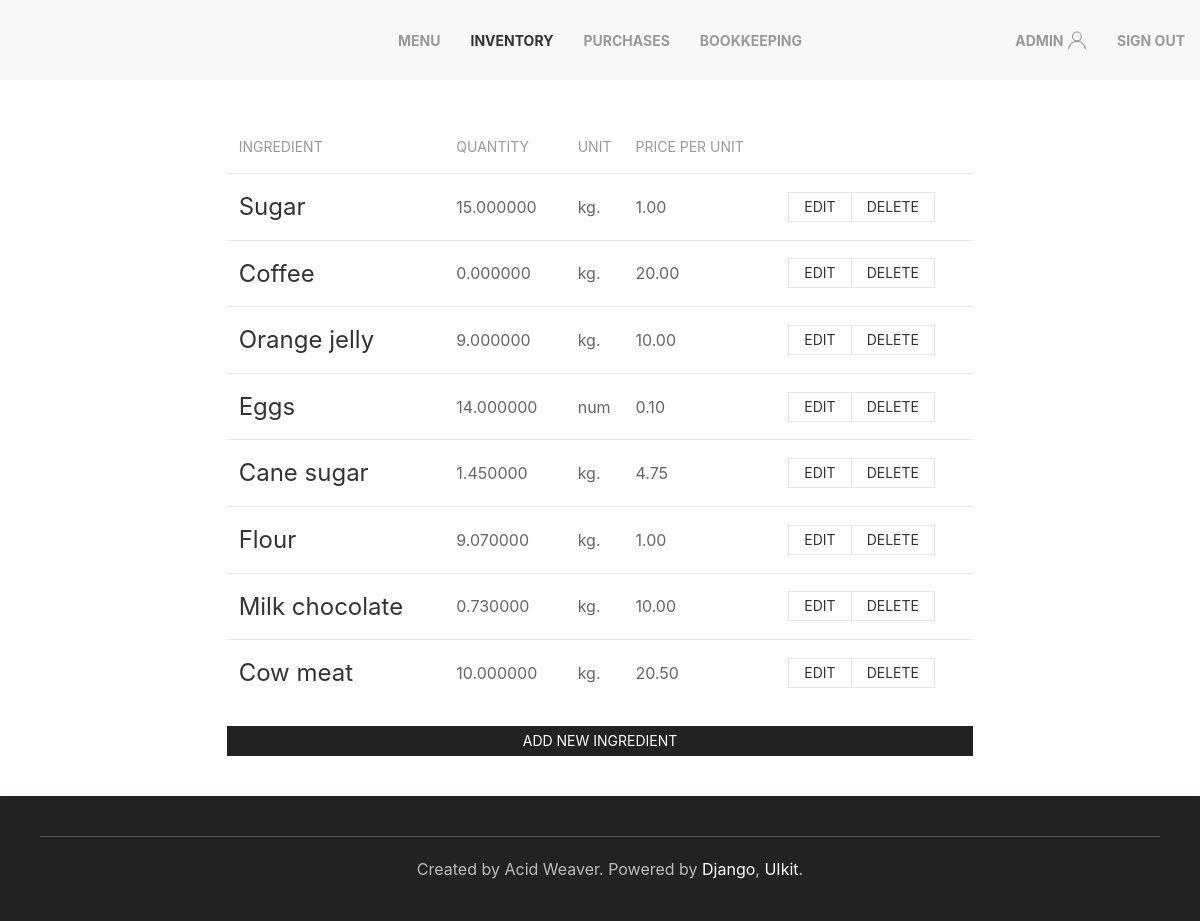
/inventory (signed in), run on the app's committed database.
### inventory/models.py (models this page shows, shortened)
class Ingredient(models.Model):
	title = models.CharField(max_length=63, unique=True)
	quantity = models.DecimalField(max_digits=12, decimal_places=6, default=0)
	class PossibleUnits(models.TextChoices):
		GRAM = 'g.', _('grams')
		KILO = 'kg.', _('kilos')
		LITER = 'L.', _('liters')
		MLITER = 'ml.', _('milliliters')
		AMOUNT = 'num', _('amount')
	unit = models.CharField(max_length=3, choices=PossibleUnits.choices, default=PossibleUnits.AMOUNT)
	price = models.DecimalField(max_digits=5, decimal_places=2, default=0)

### inventory/views.py (the view)
# urls.py: path('inventory', WarehouseView.as_view(), name='inventory'),
class WarehouseView(LoginRequiredMixin, DataMixin, ListView):
	model = Ingredient
	template_name = 'inventory/inventory.html'
	def get_context_data(self, **kwargs):
		context = super().get_context_data(**kwargs)
		mixin_context = self.get_user_context(title='Inventory', select=1)
		return dict(list(context.items()) + list(mixin_context.items()))

### inventory/utils.py (called while the page is built)
	def get_user_context(self, **kwargs):
		context = kwargs
		if 'select' in context:
			context['select'] = navigation[context['select']]
		context['nav_menu'] = navigation
		return context

### inventory/templates/inventory/inventory.html (shortened to what this page needs)
{% extends 'inventory/base.html' %}
{% block content %}
<div class="uk-grid-match uk-margin-remove-left" uk-grid>
	<div class="uk-width-expand uk-padding-remove">
		<table class="uk-table uk-table-middle uk-table-divider">
			<thead>
				<tr>
					<th>Ingredient</th>
					<th>Quantity</th>
					<th class="uk-table-shrink">Unit</th>
					<th>Price per unit</th>
					<th></th>
				</tr>
			</thead>
			<tbody>
				{% for ingredient in object_list %}
				<tr>
					<td><h3>{{ ingredient.title }}</h3></td>
					<td>{{ ingredient.quantity }}</td>
					<td class="uk-table-shrink">{{ ingredient.unit }}</td>
					<td>{{ ingredient.price }}</td>
					<td>
						<div class="uk-button-group">
							<a class="uk-button uk-button-default uk-button-small" href="{% url 'update_ingredient' ingredient.pk %}">Edit</a>
							<a class="uk-button uk-button-default uk-button-small" href="{% url 'delete_ingredient' ingredient.pk %}">Delete</a>
						</div>
					</td>
				</tr>
				{% endfor %}
			</tbody>
		</table>
		<a class="uk-button uk-button-secondary uk-button-small" href="{% url 'create_ingredient' %}">Add new ingredient</a>
	</div>
</div>
{% endblock %}

### inventory/templates/inventory/base.html (shortened to what this page needs)
{% load static %}
<!DOCTYPE html>
<html id="main">
	<head>
        <link rel="stylesheet" href="{% static 'inventory/css/uikit.min.css' %}" />
	</head>
	<body uk-height-match="target:main">
		{% block mainmenu %}
		<nav class="uk-navbar-container uk-visible@m" uk-navbar>
			<div class="uk-navbar-center">
				<ul class="uk-navbar-nav">
					{% for m in nav_menu %}
					{% if select != m %}
					<li><a class="uk-text-bold" href="{% url m.url_name %}">{{ m.title }}</a></li>
					{% else %}
					<li class="uk-active"><a class="uk-text-bold" href="{% url m.url_name %}">{{ m.title }}</a></li>
					{% endif %}
					{% endfor %}
				</ul>
			</div>
			<div class="uk-navbar-right">
				{% if request.user.is_authenticated %}
				<ul class="uk-navbar-nav">
					<li><a class="uk-text-bold" href="#">{{ user.username }}<span uk-icon="icon: user"></span></a></li>
					<li><a class="uk-text-bold" href="{% url 'logout' %}">Sign out</a></li>
				</ul>
				{% else %}
				<ul class="uk-navbar-nav">
					<li><a class="uk-text-bold" href="{% url 'login' %}">Sign in</a></li>
					<li><a class="uk-text-bold" href="{% url 'registration' %}">Sign up</a></li>
				</ul>
				{% endif %}
			</div>
		</nav>
		{% endblock mainmenu %}
		<div class="uk-padding">
			{% block content %}
			{% endblock %}
		</div>
		<footer class="uk-background-secondary">
			<div class="uk-card uk-card-secondary uk-card-body uk-text-center uk-position-z-index" uk-sticky="position: bottom;">
				<hr />
				<p class="uk-margin-left uk-margin-remove-top">Created by Acid Weaver.
				Powered by <a href="https://www.djangoproject.com/" target="_blank">Django</a>, <a href="https://getuikit.com/" target="_blank">UIkit</a>.</p>
			</div>
		</footer>
	</body>
</html>

### data on the page
Ingredient: title "Sugar", quantity "15.000000", unit "kg.", price "1.00"
Ingredient: title "Coffee", quantity "0.000000", unit "kg.", price "20.00"
Ingredient: title "Orange jelly", quantity "9.000000", unit "kg.", price "10.00"
Ingredient: title "Eggs", quantity "14.000000", unit "num", price "0.10"
Ingredient: title "Cane sugar", quantity "1.450000", unit "kg.", price "4.75"
Ingredient: title "Flour", quantity "9.070000", unit "kg.", price "1.00"
Ingredient: title "Milk chocolate", quantity "0.730000", unit "kg.", price "10.00"
Ingredient: title "Cow meat", quantity "10.000000", unit "kg.", price "20.50"

### other printed values
{{ m.title }} "MENU" "PURCHASES" "BOOKKEEPING"
{{ m.title }} "INVENTORY"
{{ user.username }} "ADMIN"
